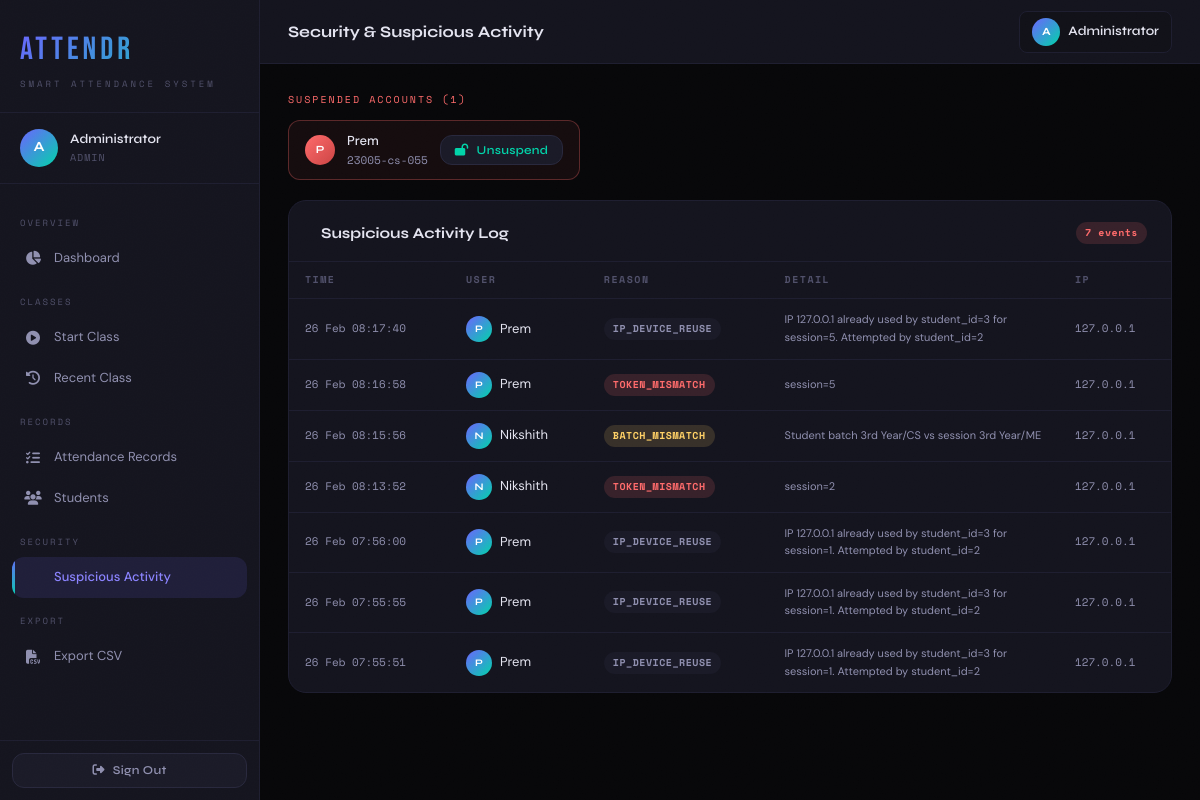
Page /admin/suspicious (signed in) on the committed database.
### app.py (models this page shows, shortened)
class User(UserMixin, db.Model):
    __tablename__ = 'user'
    id           = db.Column(db.Integer, primary_key=True)
    pin          = db.Column(db.String(30), unique=True, nullable=False, index=True)
    name         = db.Column(db.String(120), nullable=False)
    password     = db.Column(db.String(256), nullable=False)
    role         = db.Column(db.String(10), default='student', nullable=False)
    year         = db.Column(db.String(10), nullable=True)
    branch       = db.Column(db.String(20), nullable=True)
    is_active    = db.Column(db.Boolean, default=True)
    is_suspended = db.Column(db.Boolean, default=False)
    last_login   = db.Column(db.DateTime, nullable=True)
    created_at   = db.Column(db.DateTime, default=datetime.utcnow)
    attendances      = db.relationship('Attendance', backref='student', lazy='dynamic',
                                       foreign_keys='Attendance.student_id')
    suspicious_logs  = db.relationship('SuspiciousLog', backref='user', lazy='dynamic')

class SuspiciousLog(db.Model):
    __tablename__ = 'suspicious_log'
    id         = db.Column(db.Integer, primary_key=True)
    user_id    = db.Column(db.Integer, db.ForeignKey('user.id'), nullable=True)
    ip_address = db.Column(db.String(64), nullable=True)
    reason     = db.Column(db.String(256), nullable=False)
    detail     = db.Column(db.String(512), nullable=True)
    timestamp  = db.Column(db.DateTime, default=datetime.utcnow)

### app.py (the view)
@app.route('/admin/suspicious')
@login_required
def suspicious_panel():
    if current_user.role != 'admin':
        return redirect(url_for('student_dashboard'))
    logs = (SuspiciousLog.query
            .order_by(SuspiciousLog.timestamp.desc())
            .limit(200).all())
    suspended = User.query.filter_by(is_suspended=True).all()
    return render_template('suspicious_panel.html',
                           logs=logs, suspended=suspended)

### app.py (called while the page is built)
@login_manager.user_loader
def load_user(user_id):
    return User.query.get(int(user_id))

### templates/suspicious_panel.html (shortened to what this page needs)
{% extends "base.html" %}
{% block page_title %}Security & Suspicious Activity{% endblock %}
{% block content %}
{% if suspended %}
<div style="margin-bottom:20px;">
  <div style="font-family:'Space Mono',monospace;font-size:10px;color:var(--red);letter-spacing:2px;margin-bottom:12px;">SUSPENDED ACCOUNTS ({{ suspended|length }})</div>
  <div style="display:flex;gap:10px;flex-wrap:wrap;">
    {% for u in suspended %}
    <div style="padding:10px 16px;background:rgba(255,107,107,0.06);border:1px solid rgba(255,107,107,0.3);border-radius:var(--r-md);display:flex;align-items:center;gap:12px;">
      <div class="avatar" style="width:30px;height:30px;font-size:11px;background:linear-gradient(135deg,var(--red),var(--red-d));">{{ u.name[0].upper() }}</div>
      <div>
        <div style="font-weight:500;font-size:13px;">{{ u.name }}</div>
        <div class="font-mono text-xs text-muted">{{ u.pin }}</div>
      </div>
      <form method="POST" action="{{ url_for('toggle_suspend', uid=u.id) }}">
        <button class="btn btn-ghost btn-sm" style="color:var(--teal);">
          <i class="fas fa-lock-open"></i> Unsuspend
        </button>
      </form>
    </div>
    {% endfor %}
  </div>
</div>
{% endif %}
<div class="card">
  <div class="card-header">
    <div class="card-title">Suspicious Activity Log</div>
    <span class="badge badge-danger">{{ logs|length }} events</span>
  </div>
  <div class="card-body" style="padding:0;">
    <div class="table-wrap">
      <table>
        <thead>
          <tr>
            <th>TIME</th>
            <th>USER</th>
            <th>REASON</th>
            <th>DETAIL</th>
            <th>IP</th>
          </tr>
        </thead>
        <tbody>
          {% for log in logs %}
          <tr>
            <td class="font-mono text-xs text-muted no-wrap">{{ log.timestamp.strftime('%d %b %H:%M:%S') }}</td>
            <td>
              {% if log.user %}
                <div style="display:flex;align-items:center;gap:8px;">
                  <div class="avatar" style="width:26px;height:26px;font-size:10px;">{{ log.user.name[0].upper() }}</div>
                  <span style="font-size:13px;">{{ log.user.name }}</span>
                </div>
              {% else %}
                <span class="text-muted">Unknown</span>
              {% endif %}
            </td>
            <td>
              {% set colors = {'TOKEN_MISMATCH': 'danger', 'BATCH_MISMATCH': 'amber', 'OUTSIDE_CAMPUS': 'amber', 'WRONG_PASSWORD': 'danger', 'INVALID_PIN': 'neutral'} %}
              <span class="badge badge-{{ colors.get(log.reason, 'neutral') }}">{{ log.reason }}</span>
            </td>
            <td class="text-xs text-muted" style="max-width:240px;white-space:normal;">{{ log.detail or '—' }}</td>
            <td class="font-mono text-xs text-muted">{{ log.ip_address or '—' }}</td>
          </tr>
          {% else %}
          <tr>
            <td colspan="5">
              <div class="empty-state"><i class="fas fa-shield-check"></i><p>No suspicious activity recorded. System is clean.</p></div>
            </td>
          </tr>
          {% endfor %}
        </tbody>
      </table>
    </div>
  </div>
</div>
{% endblock %}

### templates/base.html (shortened to what this page needs)
<!DOCTYPE html>
<html lang="en">
<head>
  <link rel="stylesheet" href="https://cdnjs.cloudflare.com/ajax/libs/font-awesome/6.5.0/css/all.min.css"/>
</head>
<body>
{% if current_user.is_authenticated %}
<div class="app-layout">
  <aside class="sidebar" id="sidebar">
    <div class="sidebar-logo">
      <div class="logo-text">ATTENDR</div>
      <div class="logo-sub">SMART ATTENDANCE SYSTEM</div>
    </div>
    <div class="sidebar-user">
      <div class="avatar">{{ current_user.name[0].upper() }}</div>
      <div class="sidebar-user-info">
        <div class="sidebar-user-name">{{ current_user.name }}</div>
        <div class="sidebar-user-role">{{ current_user.role.upper() }}
        </div>
      </div>
    </div>
    <nav class="sidebar-nav">
      {% if current_user.role == 'admin' %}
        <div class="nav-section-label">OVERVIEW</div>
        <a href="{{ url_for('admin_dashboard') }}" class="nav-item {% if request.endpoint == 'admin_dashboard' %}active{% endif %}">
          <i class="fas fa-chart-pie"></i> Dashboard
        </a>
        <div class="nav-section-label">CLASSES</div>
        <a href="{{ url_for('start_class') }}" class="nav-item {% if request.endpoint == 'start_class' %}active{% endif %}">
          <i class="fas fa-play-circle"></i> Start Class
        </a>
        <a href="{{ url_for('recent_class') }}" class="nav-item {% if request.endpoint == 'recent_class' %}active{% endif %}">
          <i class="fas fa-clock-rotate-left"></i> Recent Class
        </a>
        <div class="nav-section-label">RECORDS</div>
        <a href="{{ url_for('attendance_dashboard') }}" class="nav-item {% if request.endpoint == 'attendance_dashboard' %}active{% endif %}">
          <i class="fas fa-list-check"></i> Attendance Records
        </a>
        <a href="{{ url_for('student_info') }}" class="nav-item {% if request.endpoint == 'student_info' %}active{% endif %}">
          <i class="fas fa-users"></i> Students
        </a>
        <div class="nav-section-label">SECURITY</div>
        <a href="{{ url_for('suspicious_panel') }}" class="nav-item {% if request.endpoint == 'suspicious_panel' %}active{% endif %}">
           Suspicious Activity
        </a>
        <div class="nav-section-label">EXPORT</div>
        <a href="{{ url_for('export_csv') }}" class="nav-item">
          <i class="fas fa-file-csv"></i> Export CSV
        </a>
      {% endif %}
    </nav>
    <div class="sidebar-footer">
      <a href="{{ url_for('logout') }}" class="btn btn-ghost btn-full btn-sm">
        <i class="fas fa-right-from-bracket"></i> Sign Out
      </a>
    </div>
  </aside>
  <main class="main-content">
    <header class="topbar">
      <div class="topbar-title">{% block page_title %}{% endblock %}</div>
      <div class="topbar-actions">
        <div style="display:flex; align-items:center; gap:8px; padding: 6px 12px; background:var(--bg3); border:1px solid var(--border); border-radius: var(--r-sm);">
          <div class="avatar" style="width:28px;height:28px;font-size:11px;">{{ current_user.name[0].upper() }}</div>
          <span style="font-size:13px; font-family:'Syne',sans-serif; font-weight:600;">{{ current_user.name.split()[0] }}</span>
        </div>
      </div>
    </header>
    <div class="page-body fade-in">
      {% block content %}{% endblock %}
    </div>
  </main>
</div>
{% else %}
{% block auth_content %}{% endblock %}
{% endif %}
</body>
</html>

### rows in the picture
User: name "A", name "Administrator", role "ADMIN"
User: name "P", name "Prem", pin "23005-cs-055"
SuspiciousLog: timestamp "26 Feb 08:17:40", user "P", user.name "Prem", reason "IP_DEVICE_REUSE", detail "IP 127.0.0.1 already used by student_id=3 for session=5. Attempted by student_id=2", ip_address "127.0.0.1"
SuspiciousLog: timestamp "26 Feb 08:16:58", user "P", user.name "Prem", reason "TOKEN_MISMATCH", detail "session=5", ip_address "127.0.0.1"
SuspiciousLog: timestamp "26 Feb 08:15:56", user "N", user.name "Nikshith", reason "BATCH_MISMATCH", detail "Student batch 3rd Year/CS vs session 3rd Year/ME", ip_address "127.0.0.1"
SuspiciousLog: timestamp "26 Feb 08:13:52", user "N", user.name "Nikshith", reason "TOKEN_MISMATCH", detail "session=2", ip_address "127.0.0.1"
SuspiciousLog: timestamp "26 Feb 07:56:00", user "P", user.name "Prem", reason "IP_DEVICE_REUSE", detail "IP 127.0.0.1 already used by student_id=3 for session=1. Attempted by student_id=2", ip_address "127.0.0.1"
SuspiciousLog: timestamp "26 Feb 07:55:55", user "P", user.name "Prem", reason "IP_DEVICE_REUSE", detail "IP 127.0.0.1 already used by student_id=3 for session=1. Attempted by student_id=2", ip_address "127.0.0.1"
SuspiciousLog: timestamp "26 Feb 07:55:51", user "P", user.name "Prem", reason "IP_DEVICE_REUSE", detail "IP 127.0.0.1 already used by student_id=3 for session=1. Attempted by student_id=2", ip_address "127.0.0.1"

### other values in the picture
{{ suspended|length }} "1"
{{ logs|length }} "7"
